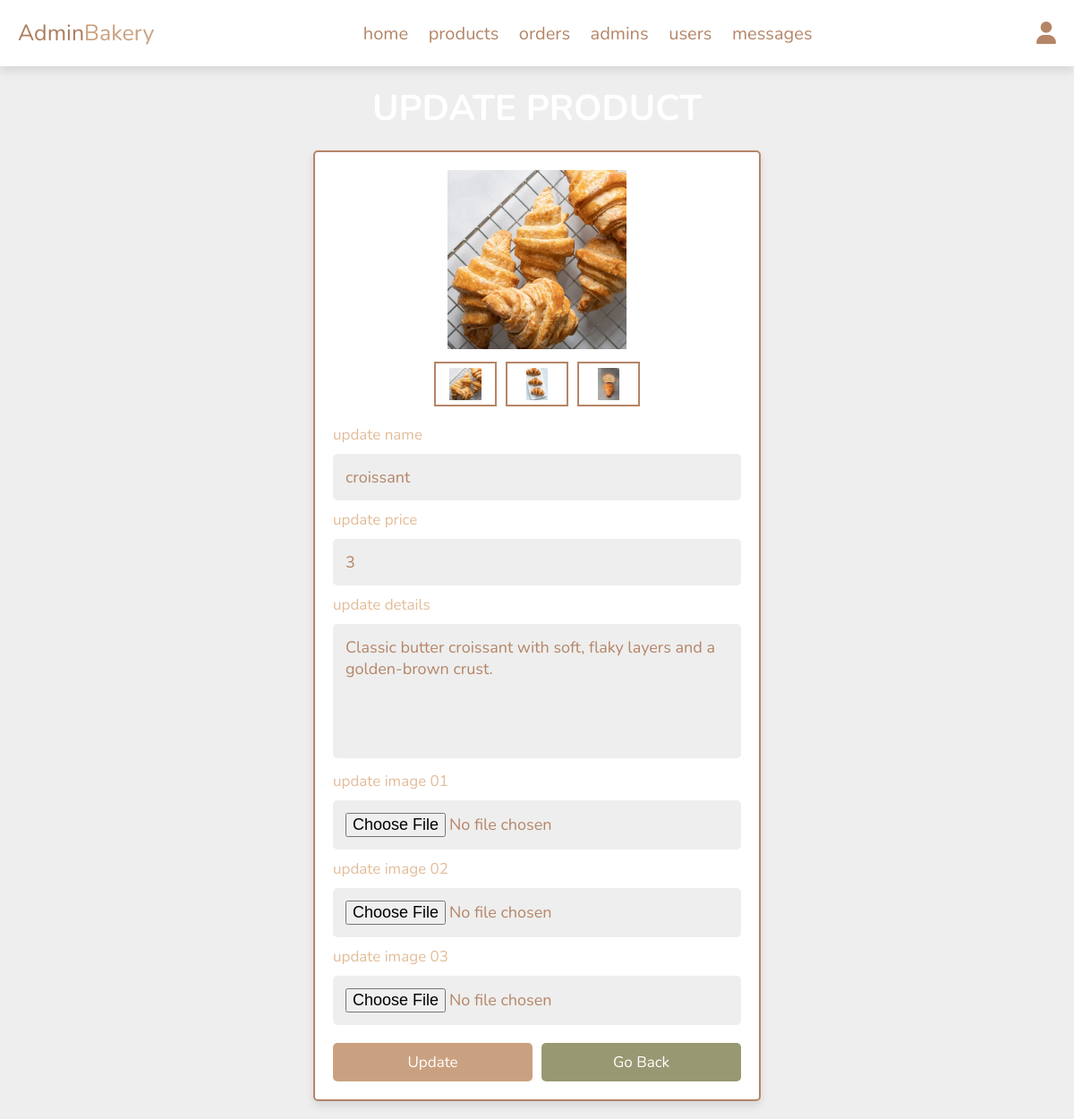
/admin/update_product.php?update=3 (signed in), run on the app's committed database.
### tables this page shows
CREATE TABLE `products` (
  `id` int(100) NOT NULL,
  `name` varchar(100) NOT NULL,
  `details` varchar(500) NOT NULL,
  `price` int(10) NOT NULL,
  `image_01` varchar(100) NOT NULL,
  `image_02` varchar(100) NOT NULL,
  `image_03` varchar(100) NOT NULL
);

### admin/update_product.php (the view, shortened to what this page needs)
<?php
include '../components/connect.php';
?>
<!DOCTYPE html>
<html lang="en">
<head>
   <link rel="stylesheet" href="https://cdnjs.cloudflare.com/ajax/libs/font-awesome/6.1.1/css/all.min.css">
   <link rel="stylesheet" href="../css/admin_style.css">
</head>
<body>
<?php include '../components/admin_header.php'; ?>
<section class="update-product">
   <h1 class="heading">update product</h1>
   <?php
      $update_id = $_GET['update'];
      $select_products = $conn->prepare("SELECT * FROM `products` WHERE id = ?");
      $select_products->execute([$update_id]);
      if($select_products->rowCount() > 0){
         while($fetch_products = $select_products->fetch(PDO::FETCH_ASSOC)){
   ?>
   <form action="" method="post" enctype="multipart/form-data">
      <div class="image-container">
         <div class="main-image">
            <img src="../uploaded_img/<?= $fetch_products['image_01']; ?>" alt="">
         </div>
         <div class="sub-image">
            <img src="../uploaded_img/<?= $fetch_products['image_01']; ?>" alt="">
            <img src="../uploaded_img/<?= $fetch_products['image_02']; ?>" alt="">
            <img src="../uploaded_img/<?= $fetch_products['image_03']; ?>" alt="">
         </div>
      </div>
      <span>update name</span>
      <input type="text" name="name" required class="box" maxlength="100" placeholder="enter product name" value="<?= $fetch_products['name']; ?>">
      <span>update price</span>
      <input type="number" name="price" required class="box" min="0" max="9999999999" placeholder="enter product price" onkeypress="if(this.value.length == 10) return false;" value="<?= $fetch_products['price']; ?>">
      <span>update details</span>
      <textarea name="details" class="box" required cols="30" rows="10"><?= $fetch_products['details']; ?></textarea>
      <span>update image 01</span>
      <input type="file" name="image_01" accept="image/jpg, image/jpeg, image/png, image/webp" class="box">
      <span>update image 02</span>
      <input type="file" name="image_02" accept="image/jpg, image/jpeg, image/png, image/webp" class="box">
      <span>update image 03</span>
      <input type="file" name="image_03" accept="image/jpg, image/jpeg, image/png, image/webp" class="box">
      <div class="flex-btn">
         <input type="submit" name="update" class="btn" value="update">
         <a href="products.php" class="option-btn">go back</a>
      </div>
   </form>
   <?php
         }
      }else{
         echo '<p class="empty">no product found!</p>';
      }
   ?>
</section>
</body>
</html>

### css/admin_style.css (style rules this page uses)
:root { --main-color: #caa180; --orange: #989873; --red: #c86f5b; --black: #b58567; --white: white; --txt-color: #ac7c5f; --light-color: #e3bc9a; --light-bg: #eee; --border: .2rem solid var(--black); --box-shadow: 0 .5rem 1rem rgba(0, 0, 0, .1); }
* { font-family: 'Nunito', sans-serif; margin:0; padding:0; box-sizing: border-box; outline: none; border:none; text-decoration: none; }
html { font-size: 62.5%; overflow-x: hidden; }
body { background-color: var(--light-bg); animation: moamen 20s infinite alternate linear; height: 100vh; }
section { padding:2rem; max-width: 1200px; margin:0 auto; }
.heading { font-size: 4rem; color:var(--white); margin-bottom: 2rem; text-align: center; text-transform: uppercase; }
.btn, .delete-btn, .option-btn { display: block; width: 100%; margin-top: 1rem; border-radius: .5rem; padding:1rem 3rem; font-size: 1.7rem; text-transform: capitalize; color:var(--white); cursor: pointer; text-align: center; }
.btn { background-color: var(--main-color); }
.option-btn { background-color: var(--orange); }
.flex-btn { display: flex; gap:1rem; }
.update-product form { background-color: var(--white); box-shadow: var(--box-shadow); border-radius: .5rem; border:var(--border); padding:2rem; max-width: 50rem; margin:0 auto; }
.update-product form .image-container { margin-bottom: 2rem; }
.update-product form .image-container .main-image img { height: 20rem; width: 100%; object-fit: contain; }
.update-product form .image-container .sub-image { display: flex; gap:1rem; justify-content: center; margin:1rem 0; }
.update-product form .image-container .sub-image img { height: 5rem; width: 7rem; object-fit: contain; padding:.5rem; border:var(--border); cursor: pointer; transition: .2s linear; }
.update-product form .box { width: 100%; border-radius: .5rem; padding:1.4rem; font-size: 1.8rem; color:var(--black); background-color: var(--light-bg); margin:1rem 0; }
.update-product form span { font-size: 1.7rem; color:var(--light-color); }
.update-product form textarea { height: 15rem; resize: none; }

### data on the page
products: image_01 (picture), image_02 (picture), image_03 (picture), name "croissant", price "3", details "Classic butter croissant with soft, flaky layers and a golden-brown crust."
